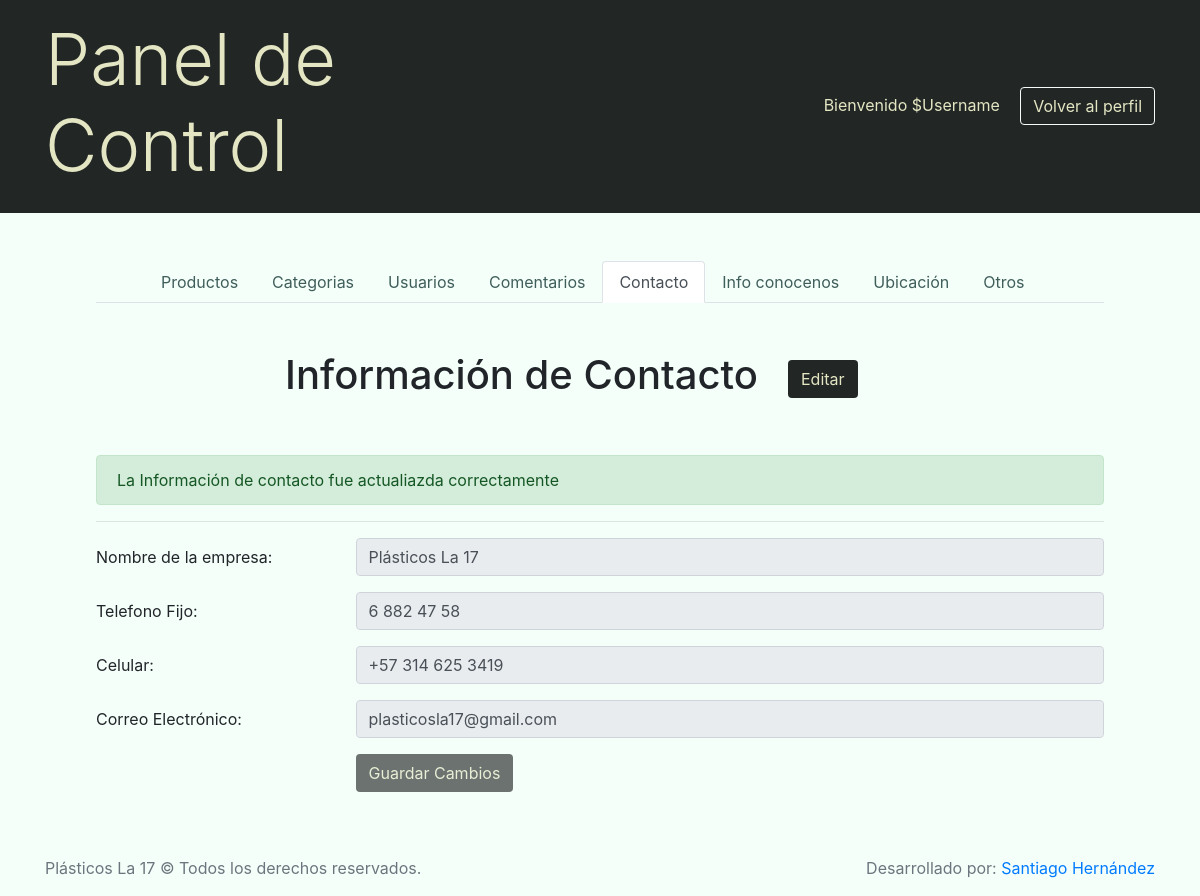
/Admin/control_panel.php?view=contact&msg=okupd, run on the app's committed database.
### tables this page shows
CREATE TABLE IF NOT EXISTS `Company` (
  `CompanyId` INT NOT NULL AUTO_INCREMENT,
  `CompanyName` VARCHAR(50) NOT NULL,
  `PhoneNumber` VARCHAR(30) NULL,
  `MobileNumber` VARCHAR(30) NULL,
  `Email` VARCHAR(60) NULL,
  `AboutUs` VARCHAR(500) NULL,
  `Mission` VARCHAR(500) NULL,
  `Vision` VARCHAR(500) NULL,
  `Place` VARCHAR(45) NULL,
  `FrameLocation` VARCHAR(200) NULL,
  `CityId` INT NULL,
  PRIMARY KEY (`CompanyId`),
  CONSTRAINT `fk_Company_City1`
    FOREIGN KEY (`CityId`)
    REFERENCES `City` (`CityId`)
    ON DELETE RESTRICT
    ON UPDATE CASCADE);

### Admin/contact_control.php (the view, shortened to what this page needs)
<div class="container px-5">
    <div class="row my-5">
        <div class="col-sm-8">
            <h1 class="text-right">Información de Contacto</h1>
        </div>
        <div class="col-sm-4 my-auto">
            <button class="btn my-btn" id="editbtn">Editar</button>
        </div>
    </div>
    <?php $msg = isset($_GET['msg']) ? $_GET['msg'] : '';
        switch ($msg):
            case 'okupd':
                echo "<div class='alert alert-success'>La Información de contacto fue actualiazda correctamente</div>";
                break;
        endswitch;
    ?>
    <form class="proform" action="db_connection/update_contact.php" method="POST">
        <hr>
        <div class="form-group row">
            <label for="bussinessname" class="col-sm-3 col-form-label">Nombre de la empresa:</label>
            <div class="col-sm-9">
                <?php
                echo "<input type='text' name='companyname' class='form-control' id='bussinessname' value='$company[CompanyName]' disabled>";
                ?>
            </div>
        </div>
        <div class="form-group row">
            <label for="phone_number" class="col-sm-3 col-form-label">Telefono Fijo:</label>
            <div class="col-sm-9">
                <?php
                echo "<input type='text' name='phonenumber' class='form-control' id='phone_number' value='$company[PhoneNumber]' disabled>";
                ?>
            </div>
        </div>
        <div class="form-group row">
            <label for="mobile_number" class="col-sm-3 col-form-label">Celular:</label>
            <div class="col-sm-9">
                <?php
                echo "<input type='text' name='mobilenumber' class='form-control' id='mobile_number' value='$company[MobileNumber]' disabled>";
                ?>
            </div>
        </div>
        <div class="form-group row">
            <label for="mail" class="col-sm-3 col-form-label">Correo Electrónico:</label>
            <div class="col-sm-9">
                <?php
                echo "<input type='email' name='mail' class='form-control' id='mail' value='$company[Email]' disabled>";
                ?>
            </div>
        </div>
        <div class="form-group row">
            <div class="col-sm-3"></div>
            <div class="col-sm-9">
                <button type="submit" class="btn my-btn" id="save" disabled>Guardar Cambios</button>
            </div>
        </div>
    </form>
</div>

### Admin/control_panel.php (shortened to what this page needs)
<?php
    include("db_connection/connection.php");
    $view = isset ($_GET["view"]) ? $_GET["view"] : "products";
    $get_company = "SELECT * FROM company";
    $result_company = mysqli_query($database,$get_company);
    $company = mysqli_fetch_assoc($result_company);
?>
<!DOCTYPE html>
<html lang="en">
<head>
    <link rel="stylesheet" href="../Styles/cssb/bootstrap.min.css">
    <link rel="stylesheet" href="../Styles/css/style_1.css">
    <link rel="stylesheet" href="../Styles/Icons/style.css">
</head>
<body onload='Active();'>
    <header class="py-3">
        <div class="container">
            <div class="row">
                <div class="col-sm-6">
                    <h1 class="display-3">Panel de Control</h1>
                </div>
                <div class="col-sm-6 m-auto text-right">
                    <span class="pr-3"> Bienvenido $Username</span>
                    <button class="btn my-btn btn-outline-light">Volver al perfil</button>
                </div>
            </div>
        </div>
    </header>
    <main class="mx-5 py-5">
        <nav class="px-5">
            <div class="nav nav-tabs px-5" id="nav-tab" role="tablist">
                <a class="nav-item nav-link control_tabs" id="nav-products-tab" href="control_panel.php?view=products">
                    Productos</a>
                <a class="nav-item nav-link control_tabs" id="nav-categories-tab" href="control_panel.php?view=categories">
                    Categorias</a>
                <a class="nav-item nav-link control_tabs" id="nav-users-tab"  href="control_panel.php?view=users">
                    Usuarios</a>
                <a class="nav-item nav-link control_tabs" id="nav-comments-tab"  href="control_panel.php?view=comments">
                    Comentarios</a>
                <a class="nav-item nav-link control_tabs" id="nav-contact-tab" href="control_panel.php?view=contact">
                    Contacto</a>
                <a class="nav-item nav-link control_tabs" id="nav-aboutus-tab" href="control_panel.php?view=aboutus">
                    Info conocenos</a>
                <a class="nav-item nav-link control_tabs" id="nav-location-tab" href="control_panel.php?view=location">
                    Ubicación</a>
                <a class="nav-item nav-link control_tabs" id="nav-others-tab" href="control_panel.php?view=others">
                    Otros</a>
            </div>
        </nav>
        <div>
            <?php
                switch ($view)
                {
                    case 'contact':
                        include("contact_control.php");break;
                }
            ?>
        </div>
    </main>
    <footer class="text-muted">
        <div class="container">
            <p class="float-right float-bottom">
                Desarrollado por:
                <a href="https://www.facebook.com/santiagohear/">Santiago Hernández</a>
            </p>
            <p>Plásticos La 17 &copy; Todos los derechos reservados.</p>
        </div>
    </footer>
</body>
</html>

### styles/css/style_1.css (style rules this page uses)
body { background-color: mintcream; }
header , .searchnav, .mainheader ul li a, .dropdiv { background-color: #222725; color: #E4E6C3; -moz-transition:all ease .8s; -webkit-transition:all ease .8s ; transition:all ease .8s; }
.my-btn { background-color: #222725; color: #E4E6C3 !important; -moz-transition:all ease .8s; -webkit-transition:all ease .8s ; transition:all ease .8s; }
.control_tabs { color: #3F5E5A; }

### data on the page
company: companyname "Plásticos La 17", phonenumber "6 882 47 58", mobilenumber "+57 314 625 3419", mail "plasticosla17@gmail.com"
